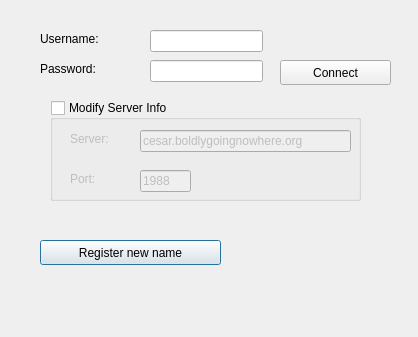
<ui version="4.0" >
 <class>loginForm</class>
 <widget class="QDialog" name="loginForm" >
  <property name="geometry" >
   <rect>
    <x>0</x>
    <y>0</y>
    <width>418</width>
    <height>337</height>
   </rect>
  </property>
  <property name="windowTitle" >
   <string>Aerolith Login</string>
  </property>
  <widget class="QLabel" name="connectStatusLabel" >
   <property name="geometry" >
    <rect>
     <x>30</x>
     <y>290</y>
     <width>351</width>
     <height>16</height>
    </rect>
   </property>
   <property name="text" >
    <string/>
   </property>
  </widget>
  <widget class="QStackedWidget" name="stackedWidget" >
   <property name="geometry" >
    <rect>
     <x>20</x>
     <y>20</y>
     <width>371</width>
     <height>261</height>
    </rect>
   </property>
   <property name="currentIndex" >
    <number>0</number>
   </property>
   <widget class="QWidget" name="page" >
    <widget class="QLabel" name="label" >
     <property name="geometry" >
      <rect>
       <x>20</x>
       <y>10</y>
       <width>81</width>
       <height>17</height>
      </rect>
     </property>
     <property name="text" >
      <string>Username:</string>
     </property>
    </widget>
    <widget class="QLabel" name="label_2" >
     <property name="geometry" >
      <rect>
       <x>20</x>
       <y>40</y>
       <width>81</width>
       <height>17</height>
      </rect>
     </property>
     <property name="text" >
      <string>Password:</string>
     </property>
    </widget>
    <widget class="QLineEdit" name="passwordLE" >
     <property name="geometry" >
      <rect>
       <x>130</x>
       <y>40</y>
       <width>113</width>
       <height>22</height>
      </rect>
     </property>
     <property name="maxLength" >
      <number>16</number>
     </property>
     <property name="echoMode" >
      <enum>QLineEdit::Password</enum>
     </property>
    </widget>
    <widget class="QGroupBox" name="groupBox" >
     <property name="geometry" >
      <rect>
       <x>30</x>
       <y>80</y>
       <width>311</width>
       <height>101</height>
      </rect>
     </property>
     <property name="title" >
      <string>Modify Server Info</string>
     </property>
     <property name="checkable" >
      <bool>true</bool>
     </property>
     <property name="checked" >
      <bool>false</bool>
     </property>
     <widget class="QLabel" name="label_3" >
      <property name="geometry" >
       <rect>
        <x>20</x>
        <y>30</y>
        <width>61</width>
        <height>17</height>
       </rect>
      </property>
      <property name="text" >
       <string>Server:</string>
      </property>
     </widget>
     <widget class="QLabel" name="label_4" >
      <property name="geometry" >
       <rect>
        <x>20</x>
        <y>70</y>
        <width>61</width>
        <height>17</height>
       </rect>
      </property>
      <property name="text" >
       <string>Port:</string>
      </property>
     </widget>
     <widget class="QLineEdit" name="serverLE" >
      <property name="geometry" >
       <rect>
        <x>90</x>
        <y>30</y>
        <width>211</width>
        <height>22</height>
       </rect>
      </property>
      <property name="text" >
       <string>cesar.boldlygoingnowhere.org</string>
      </property>
     </widget>
     <widget class="QLineEdit" name="portLE" >
      <property name="geometry" >
       <rect>
        <x>90</x>
        <y>70</y>
        <width>51</width>
        <height>22</height>
       </rect>
      </property>
      <property name="text" >
       <string>1988</string>
      </property>
      <property name="maxLength" >
       <number>5</number>
      </property>
     </widget>
    </widget>
    <widget class="QPushButton" name="registerPushButton" >
     <property name="geometry" >
      <rect>
       <x>20</x>
       <y>220</y>
       <width>181</width>
       <height>25</height>
      </rect>
     </property>
     <property name="text" >
      <string>Register new name</string>
     </property>
    </widget>
    <widget class="QPushButton" name="loginPushButton" >
     <property name="geometry" >
      <rect>
       <x>260</x>
       <y>40</y>
       <width>111</width>
       <height>25</height>
      </rect>
     </property>
     <property name="text" >
      <string>Connect</string>
     </property>
    </widget>
    <widget class="QLineEdit" name="usernameLE" >
     <property name="geometry" >
      <rect>
       <x>130</x>
       <y>10</y>
       <width>113</width>
       <height>22</height>
      </rect>
     </property>
     <property name="maxLength" >
      <number>16</number>
     </property>
    </widget>
   </widget>
   <widget class="QWidget" name="page_2" >
    <widget class="QLabel" name="label_5" >
     <property name="geometry" >
      <rect>
       <x>20</x>
       <y>40</y>
       <width>118</width>
       <height>17</height>
      </rect>
     </property>
     <property name="text" >
      <string>Desired Username:</string>
     </property>
    </widget>
    <widget class="QLabel" name="label_6" >
     <property name="geometry" >
      <rect>
       <x>60</x>
       <y>70</y>
       <width>71</width>
       <height>16</height>
      </rect>
     </property>
     <property name="text" >
      <string>Password:</string>
     </property>
    </widget>
    <widget class="QLabel" name="label_7" >
     <property name="geometry" >
      <rect>
       <x>20</x>
       <y>100</y>
       <width>121</width>
       <height>16</height>
      </rect>
     </property>
     <property name="text" >
      <string>Reenter password:</string>
     </property>
    </widget>
    <widget class="QLineEdit" name="desiredUsernameLE" >
     <property name="geometry" >
      <rect>
       <x>150</x>
       <y>40</y>
       <width>151</width>
       <height>20</height>
      </rect>
     </property>
     <property name="maxLength" >
      <number>16</number>
     </property>
    </widget>
    <widget class="QLineEdit" name="desiredSecondPasswordLE" >
     <property name="geometry" >
      <rect>
       <x>150</x>
       <y>100</y>
       <width>151</width>
       <height>20</height>
      </rect>
     </property>
     <property name="maxLength" >
      <number>16</number>
     </property>
     <property name="echoMode" >
      <enum>QLineEdit::Password</enum>
     </property>
    </widget>
    <widget class="QLineEdit" name="desiredFirstPasswordLE" >
     <property name="geometry" >
      <rect>
       <x>150</x>
       <y>70</y>
       <width>151</width>
       <height>20</height>
      </rect>
     </property>
     <property name="maxLength" >
      <number>16</number>
     </property>
     <property name="echoMode" >
      <enum>QLineEdit::Password</enum>
     </property>
    </widget>
    <widget class="QPushButton" name="submitRegPushButton" >
     <property name="geometry" >
      <rect>
       <x>210</x>
       <y>160</y>
       <width>109</width>
       <height>32</height>
      </rect>
     </property>
     <property name="text" >
      <string>Register</string>
     </property>
    </widget>
    <widget class="QPushButton" name="cancelRegPushButton" >
     <property name="geometry" >
      <rect>
       <x>210</x>
       <y>200</y>
       <width>109</width>
       <height>32</height>
      </rect>
     </property>
     <property name="text" >
      <string>Login Screen</string>
     </property>
    </widget>
   </widget>
  </widget>
 </widget>
 <tabstops>
  <tabstop>desiredUsernameLE</tabstop>
  <tabstop>desiredFirstPasswordLE</tabstop>
  <tabstop>desiredSecondPasswordLE</tabstop>
  <tabstop>submitRegPushButton</tabstop>
  <tabstop>cancelRegPushButton</tabstop>
  <tabstop>usernameLE</tabstop>
  <tabstop>passwordLE</tabstop>
  <tabstop>loginPushButton</tabstop>
  <tabstop>groupBox</tabstop>
  <tabstop>serverLE</tabstop>
  <tabstop>portLE</tabstop>
  <tabstop>registerPushButton</tabstop>
 </tabstops>
 <resources/>
 <connections/>
</ui>
